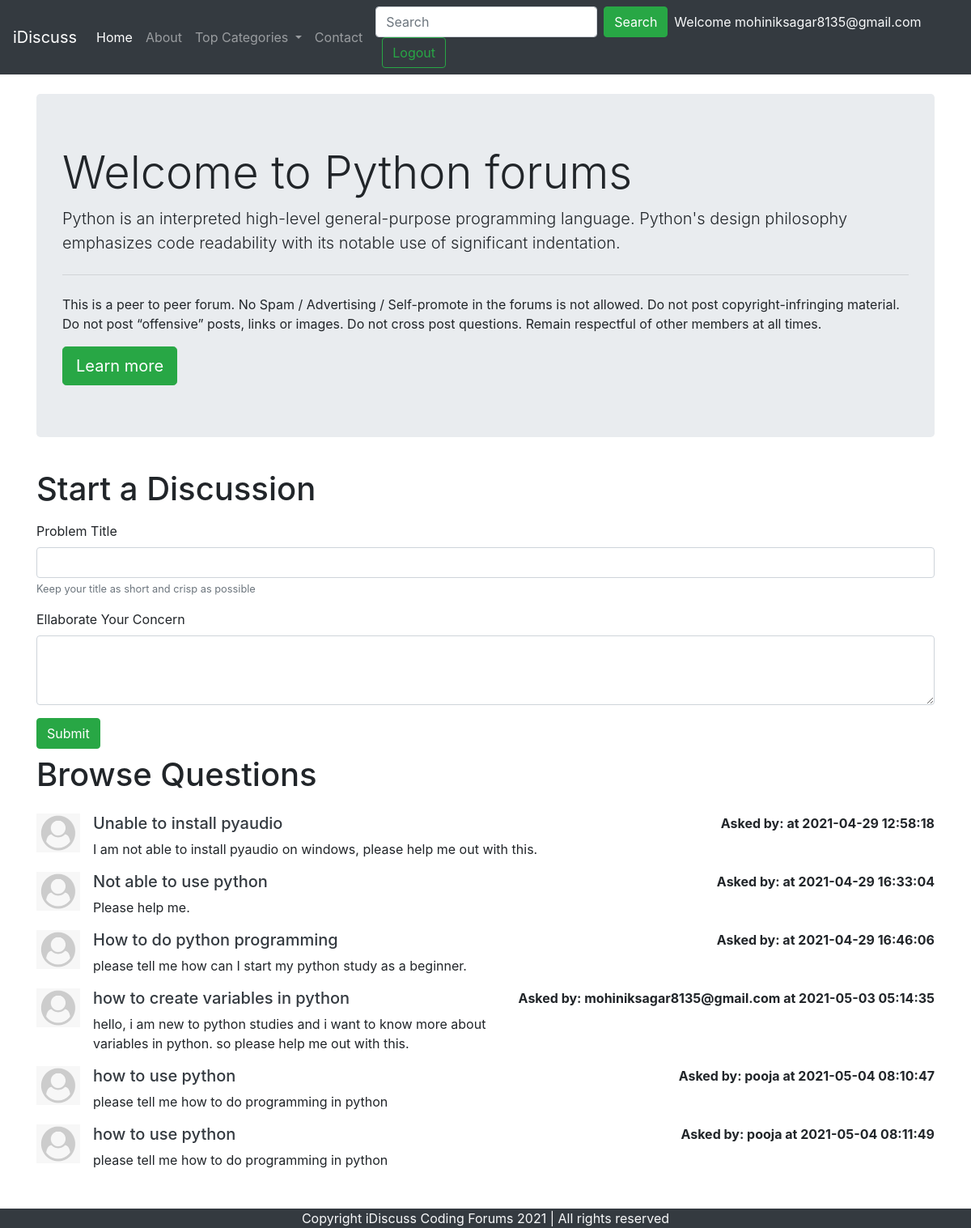
The page /threadlist.php?catid=1 (signed in) on the database its author committed.
### tables this page shows
CREATE TABLE `categories` (
  `category_id` int(8) NOT NULL,
  `category_name` varchar(255) NOT NULL,
  `category_description` varchar(255) NOT NULL,
  `created` datetime NOT NULL
);

CREATE TABLE `threads` (
  `thread_id` int(7) NOT NULL,
  `thread_title` varchar(255) NOT NULL,
  `thread_desc` text NOT NULL,
  `thread_cat_id` int(7) NOT NULL,
  `thread_user_id` int(7) NOT NULL,
  `timestamp` datetime NOT NULL
);

CREATE TABLE `users` (
  `sno` int(8) NOT NULL,
  `user_email` varchar(30) NOT NULL,
  `user_pass` varchar(255) NOT NULL,
  `timestamp` int(11) NOT NULL DEFAULT current_timestamp()
);

### threadlist.php (the view, shortened to what this page needs)
<!doctype html>
<html lang="en">
<head>
    <link rel="stylesheet" href="https://stackpath.bootstrapcdn.com/bootstrap/4.5.0/css/bootstrap.min.css"
>
</head>
<body>
    <?php include 'partials/_dbconnect.php';?>
    <?php include 'partials/_header.php';?>
    <?php
    $id = $_GET['catid'];
    $sql = "SELECT * FROM `categories` WHERE category_id=$id";
    $result = mysqli_query($conn, $sql);
    while($row = mysqli_fetch_assoc($result)){
        $catname = $row['category_name'];
        $catdesc = $row['category_description'];
    }
    ?>
    <div class="container my-4">
        <div class="jumbotron">
            <h1 class="display-4">Welcome to <?php echo $catname;?> forums</h1>
            <p class="lead"> <?php echo $catdesc;?></p>
            <hr class="my-4">
            <p>This is a peer to peer forum. No Spam / Advertising / Self-promote in the forums is not allowed. Do not
                post copyright-infringing material. Do not post “offensive” posts, links or images. Do not cross post
                questions. Remain respectful of other members at all times.</p>
            <a class="btn btn-success btn-lg" href="#" role="button">Learn more</a>
        </div>
    </div>
    <?php
    if(isset($_SESSION['loggedin']) && $_SESSION['loggedin']==true){
    echo '<div class="container">
            <h1 class="py-2">Start a Discussion</h1>
            <form action="'. $_SERVER["REQUEST_URI"] . '" method="post">
                <div class="form-group">
                    <label for="exampleInputEmail1">Problem Title</label>
                    <input type="text" class="form-control" id="title" name="title" aria-describedby="emailHelp">
                    <small id="emailHelp" class="form-text text-muted">Keep your title as short and crisp as
                        possible</small>
                </div>
                <input type="hidden" name="sno" value="'. $_SESSION["sno"]. '">
                <div class="form-group">
                    <label for="exampleFormControlTextarea1">Ellaborate Your Concern</label>
                    <textarea class="form-control" id="desc" name="desc" rows="3"></textarea>
                </div>
                <button type="submit" class="btn btn-success">Submit</button>
            </form>
        </div>';
    }
    ?>
    <div class="container mb-5" id="ques">
        <h1 class="py-2">Browse Questions</h1>
    <?php
    $id = $_GET['catid'];
    $sql = "SELECT * FROM `threads` WHERE thread_cat_id=$id";
    $result = mysqli_query($conn, $sql);
    while($row = mysqli_fetch_assoc($result)){
        $id = $row['thread_id'];
        $title = $row['thread_title'];
        $desc = $row['thread_desc'];
        $thread_time = $row['timestamp'];
        $thread_user_id = $row['thread_user_id'];
        $sql2 = "SELECT user_email FROM `users` WHERE sno='$thread_user_id'";
        $result2 = mysqli_query($conn, $sql2);
        $row2 = mysqli_fetch_assoc($result2);
        echo '<div class="media my-3">
            <img src="img/userdefault.png" width="54px" class="mr-3" alt="...">
            <div class="media-body">'.
             '<h5 class="mt-0"> <a class="text-dark" href="thread.php?threadid=' . $id. '">'. $title . ' </a></h5>
                '. $desc . ' </div>'.'<div class="font-weight-bold my-0"> Asked by: '. $row2['user_email'] . ' at '. $thread_time. '</div>'.
        '</div>';
        }
    ?>
    </div>
    <?php include 'partials/_footer.php';?>
</body>
</html>

### threadlist.php (style rules this page uses)
#ques { min-height: 433px; }

### rows shown on the page
categories: category_name "Python", category_description "Python is an interpreted high-level general-purpose programming language. Python's design philosophy emphasizes code readability with its notable use of significant indentation."
threads: thread_title "Unable to install pyaudio", thread_desc "I am not able to install pyaudio on windows, please help me out with this.", timestamp "2021-04-29 12:58:18"
threads: thread_title "Not able to use python", thread_desc "Please help me.", timestamp "2021-04-29 16:33:04"
threads: thread_title "How to do python programming", thread_desc "please tell me how can I start my python study as a beginner.", timestamp "2021-04-29 16:46:06"
threads: thread_title "how to create variables in python", thread_desc "hello, i am new to python studies and i want to know more about variables in python. so please help me out with this.", users.user_email "mohiniksagar8135@gmail.com", timestamp "2021-05-03 05:14:35"
threads: thread_title "how to use python", thread_desc "please tell me how to do programming in python", users.user_email "pooja", timestamp "2021-05-04 08:10:47"
threads: thread_title "how to use python", thread_desc "please tell me how to do programming in python", users.user_email "pooja", timestamp "2021-05-04 08:11:49"

### other values the page prints
$_SESSION['useremail'] "mohiniksagar8135@gmail.com"
